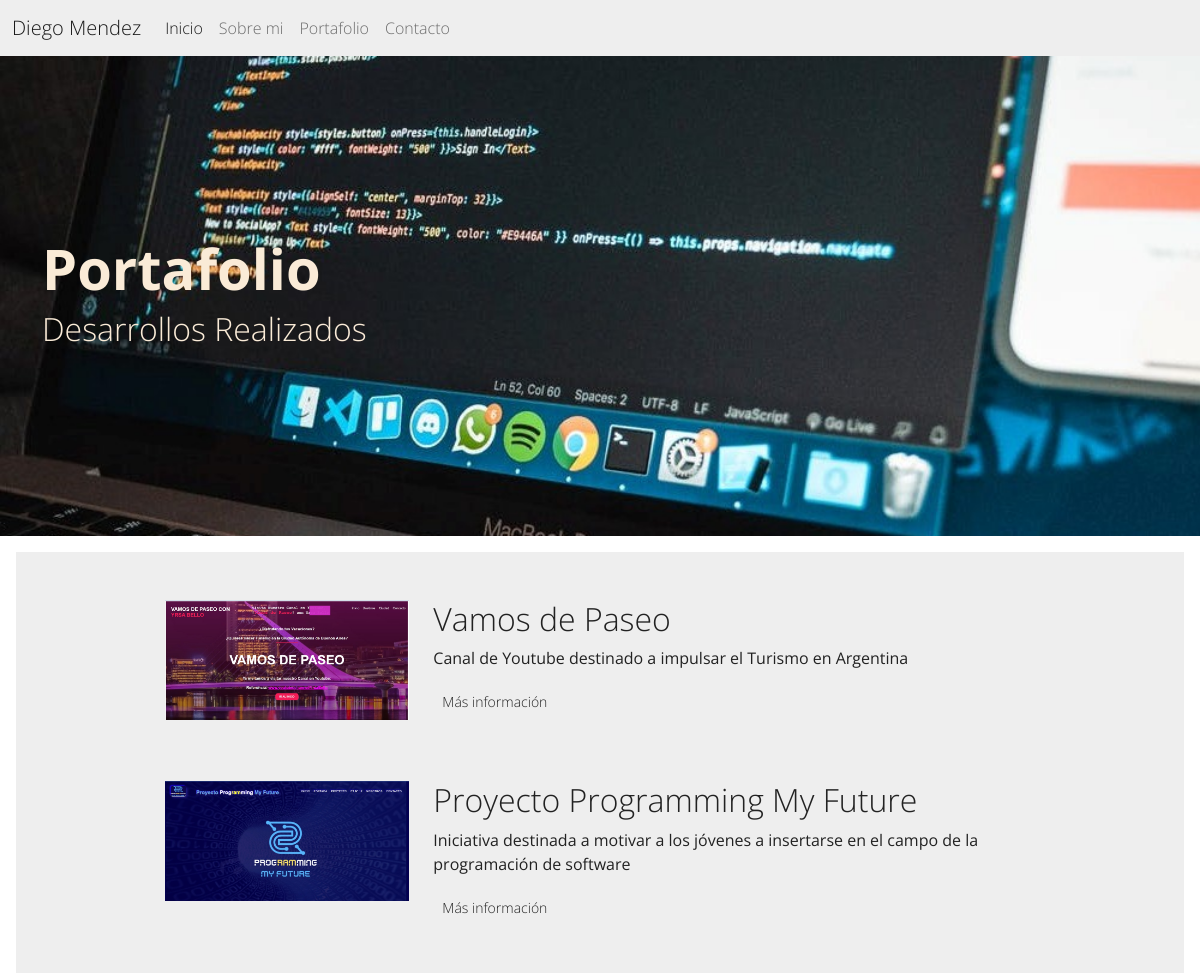
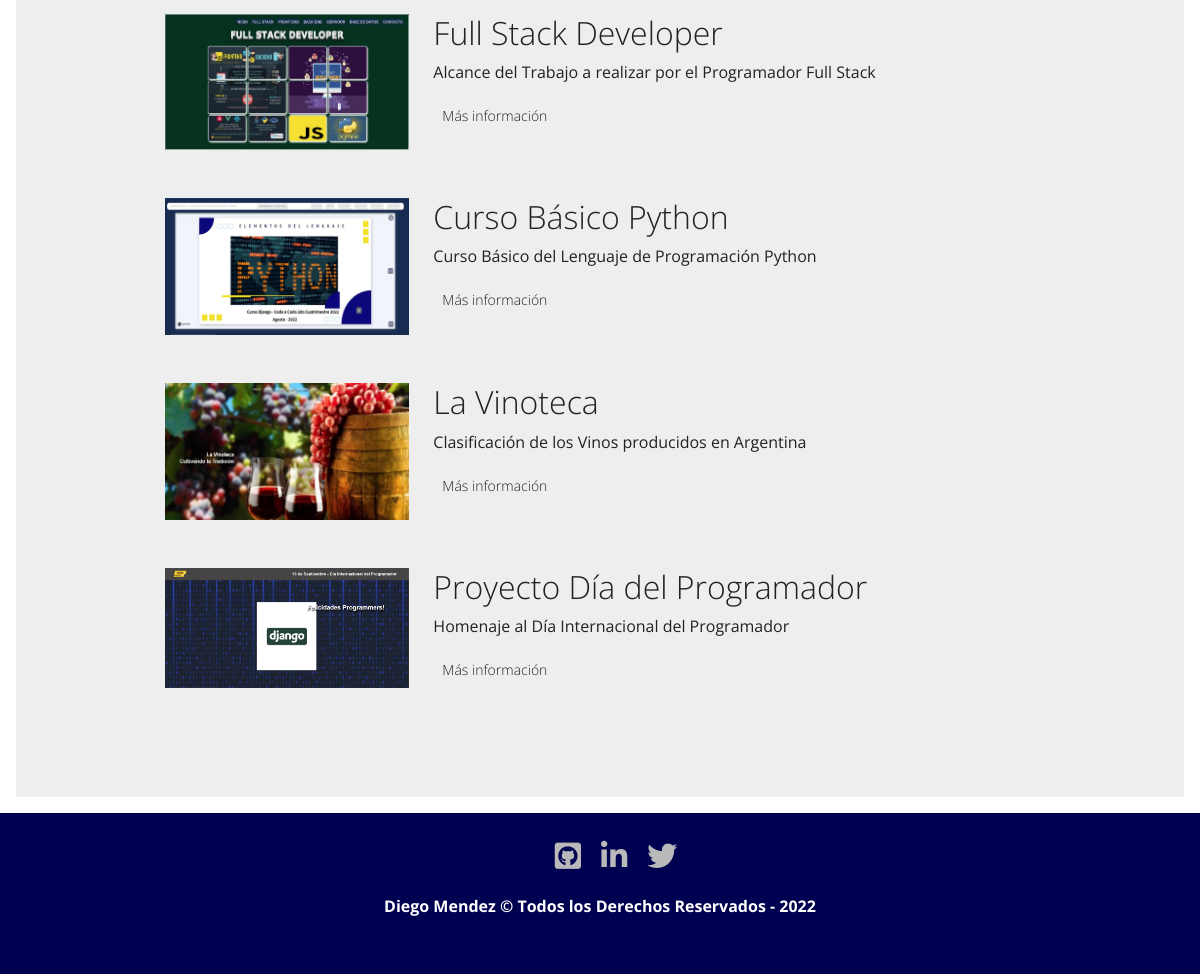
The page /portfolio/ on the database its author committed (2 pictures, top to bottom).
### portfolio/models.py (models this page shows)
class Project(models.Model):
    title = models.CharField(max_length= 150, verbose_name='Título')
    description = models.TextField(verbose_name='Descripción')
    image = models.ImageField(upload_to='projects', verbose_name='Imagen')
    link = models.URLField(max_length= 180, blank=True, null=True, verbose_name='Enlace')
    created = models.DateTimeField(auto_now_add=True, verbose_name='Fecha Creación')
    updated = models.DateTimeField(auto_now=True, verbose_name='Fecha Modificación')
    class Meta:
        verbose_name = 'proyecto'
        verbose_name_plural = 'proyectos'
        ordering = ['-created'] # Usar Corchetes en la Tupla
    def __str__(self):
        return self.title

### portfolio/views.py (the view)
# urls.py: path('portfolio/', portfolio_views.portfolio, name='portfolio'),
def portfolio(request):
    projects = Project.objects.all()
    return render(request, 'portfolio/portfolio.html', {'projects':projects})

### portfolio/templates/portfolio/portfolio.html (shortened to what this page needs)
{%  extends 'core/base.html'  %}
{% block image-header %} portfolio {% endblock %}
{%  block title-header %}
<div>
    <h1 class="display-4 fw-bold">Portafolio</h1>
</div>
<div>
    <h3 class="fs-2">Desarrollos Realizados</h3>
</div>
{%  endblock  %}
{%  block content  %}
{% load static %}
{% for project in projects %}
<div class="row project mb-5">
    <div class="col-lg-3 col-md-4 offset-lg-1">
        <img class="img-fluid" src="{{ project.image.url }}" alt="">
    </div>
    <div class="col-lg-7 col-md-8">
            <h2 class="section-heading title">{{ project.title }}</h2>
        <p>{{ project.description }}</p>
        {% if project.link %}
            <p><a class="btn btn-sm btn-sucess" href="{{ project.link }}">Más información</a></p>
        {% else %}
            <p class="btn btn-sm btn-warning">En Desarrollo...</p>
        {% endif %}
    </div>
</div>
{% endfor %}
{%  endblock  %}

### core/templates/core/base.html (shortened to what this page needs)
<!DOCTYPE html>
<html lang="es">
<head>
    {% load static %}
    <link href="{% static 'core/css/bootstrap.min.css' %}" rel="stylesheet">
    <link href="https://cdnjs.cloudflare.com/ajax/libs/font-awesome/5.15.3/css/all.min.css" rel="stylesheet">
    <link href="{% static 'core/css/app.css' %}" rel="stylesheet">
</head>
<body>
    <nav class="navbar navbar-expand-lg bg-light">
        <div class="container-fluid">
            <a class="navbar-brand" href={% url 'home' %}>Diego Mendez</a>
            <div class="collapse navbar-collapse" id="navbarNavAltMarkup">
                <div class="navbar-nav">
                    <a class="nav-link active" aria-current="page" href={% url 'home' %}>Inicio</a>
                    <a class="nav-link" href={% url 'about-me' %}>Sobre mi</a>
                    <a class="nav-link" href={% url 'portfolio' %}>Portafolio</a>
                    <a class="nav-link" href={% url 'contact' %}>Contacto</a>
                </div>
            </div>
        </div>
    </nav>
    <div class="{% block image-header %}{% endblock %} imagen-fondo">
        <div class="container">
            <div class="row">
                <div class="col-12 titulos">
                    {%  block title-header %} {% endblock %}
                </div>
            </div>
        </div>
    </div>
    <div class="position-relative overflow-hidden p-3 p-md-5 m-md-3 bg-light">
        <div class="container">
            {% block content %} {% endblock %}
        </div>
    </div>
    <footer class="footer">
        <div class="footer__redes">
            <ul class="footer__lista">
                <li class="footer__item">
                    <a class="footer__icono" href="https://github.com/" target="blank"><i class="fab fa-github-square fa-1x"></i></a>
                </li>
                <li class="footer__item">
                    <a class="footer__icono" href="https://www.linkedin.com/" target="blank"><i class="fab fa-linkedin-in fa-1x"></i></a>
                </li>
                <li class="footer__item">
                    <a class="footer__icono" href="https://twitter.com/" target="blank"><i class="fab fa-twitter fa-1x"></i></a>
                </li>
            </ul>
        </div>
        <div class="footer__texto">
            <p>Diego Mendez &copy; Todos los Derechos Reservados - 2022</p>
        </div>
    </footer>
</body>
</html>

### core/static/core/css/app.css (style rules this page uses)
.portfolio { background-image: url(../img/portfolio-bg.jpg); }
.imagen-fondo { background-position: center center; min-height: 56vh; background-attachment: scroll; background-size: cover; background-repeat: no-repeat; }
.titulos { color: antiquewhite; display: flex; flex-direction: column; justify-content: center; min-height: 60vh; }
.footer { grid-area: footer; background-color: #000050; color: #ffff; display: flex; flex-direction: column; align-items: center; justify-content: center; width: 100%; padding-top: 20px; padding-bottom: 20px; }
.footer__texto { font-weight: 700; margin-bottom: 20px; text-align: center; }
.footer__lista { text-decoration: none; display: flex; list-style: none; justify-content: center; }
.footer__icono { color: #b9b9b9; font-size: 30px; padding: 0 10px; display: block; }

### rows shown on the page
Project: image (picture), title "Vamos de Paseo", description "Canal de Youtube destinado a impulsar el Turismo en Argentina"
Project: image (picture), title "Proyecto Programming My Future", description "Iniciativa destinada a motivar a los jóvenes a insertarse en el campo de la programación de software"
Project: image (picture), title "Full Stack Developer", description "Alcance del Trabajo a realizar por el Programador Full Stack"
Project: image (picture), title "Curso Básico Python", description "Curso Básico del Lenguaje de Programación Python"
Project: image (picture), title "La Vinoteca", description "Clasificación de los Vinos producidos en Argentina"
Project: image (picture), title "Proyecto Día del Programador", description "Homenaje al Día Internacional del Programador"
